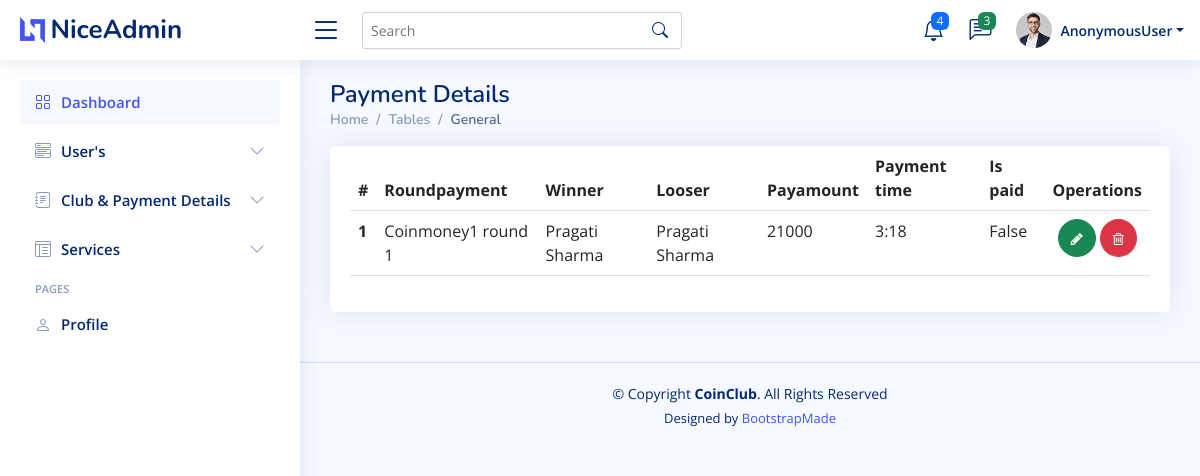
Screenshot of /homepage/getpaymentlist/ with the database file from the repository.
### api/models.py (models this page shows)
class paymentrecord(models.Model):
    roundpayment=models.ForeignKey(rounds,on_delete=models.CASCADE)
    winner=models.ForeignKey(user_registration,on_delete=models.CASCADE,related_name='win')
    looser=models.ForeignKey(user_registration,on_delete=models.CASCADE,related_name='loose')
    payamount=models.CharField(max_length=20)
    is_paid=models.BooleanField(default=False)
    payment_time=models.CharField(max_length=50,null=True)

class rounds(models.Model):
    clubname=models.CharField(max_length=50)
    roundno=models.CharField(max_length=20,null=True)
    roundname=models.CharField(max_length=20,null=True)
    minbid=models.CharField(max_length=20,null=True)
    maxbid=models.CharField(max_length=20,null=True)
    winner=models.CharField(max_length=20,null=True)
    roundamount=models.CharField(max_length=20,null=True)
    status=models.CharField(max_length=20,null=True)
    startdate=models.DateField(null=True)
    starttime=models.TimeField(null=True)
    duration=models.CharField(max_length=20,null=True)
    is_completed=models.BooleanField(null=True)
    Payment_status=models.BooleanField(default=False)
    def __str__(self):
        return self.roundname #, self.id

class user_registration(models.Model):
    full_name=models.CharField(max_length=50)
    mobileno=models.CharField(max_length=50, unique=True)
    city=models.CharField(max_length=50)
    password=models.CharField(max_length=50)
    gender=models.CharField(max_length=50)
    occupation=models.CharField(max_length=50)
    motive=models.CharField(max_length=100)
    income=models.CharField(max_length=50)
    wallet_amount= models.CharField(max_length=50,default='0')
    monthlycontribution=models.CharField(max_length=50)
    profileimg=models.ImageField(blank=True,null=True,upload_to='user/')
    email=models.CharField(max_length=50)
    alternateno=models.CharField(max_length=50,blank=True)
    token = models.CharField(max_length=300)
    create_at=models.DateField(auto_now_add=True)
    def __str__(self):
        return self.full_name#, self.id

### adminapp/views.py (the view)
# urls.py: path('getpaymentlist/', views.PaymentrecordPage),
def PaymentrecordPage(request):
    getPay = paymentrecord.objects.all()
    return render(request, "payment.html", {'payment':getPay})

### templates/payment.html (shortened to what this page needs)
{% extends 'index.html' %}
{% load static %}
{% block content %}
  <main id="main" class="main">
    <div class="pagetitle">
      <h1>Payment Details</h1>
      <nav>
        <ol class="breadcrumb">
          <li class="breadcrumb-item"><a href="index.html">Home</a></li>
          <li class="breadcrumb-item">Tables</li>
          <li class="breadcrumb-item active">General</li>
        </ol>
      </nav>
    </div>
    <section class="section">
      <div class="row">
        <div class="col-lg-12">
          <div class="card">
            <div class="card-body">
              <table class="table">
                <thead>
                  <tr>
                    <th scope="col">#</th>
                    <th scope="col">Roundpayment</th>
                    <th scope="col">Winner</th>
                    <th scope="col">Looser</th>
                    <th scope="col">Payamount</th>
                    <th scope="col">Payment time</th>
                    <th scope="col">Is paid</th>
                    <th scope="col">Operations</th>
                  </tr>
                </thead>
                <tbody>
                  {% for pay in payment %}
                  <tr>
                    <th scope="row">{{forloop.counter}}</th>
                    <td>{{ pay.roundpayment }}</td>
                    <td>{{ pay.winner }}</td>
                    <td>{{ pay.looser }}</td>
                    <td>{{ pay.payamount }}</td>
                    <td>{{ pay.payment_time }}</td>
                    <td>{{ pay.is_paid }}</td>
                    <td style="text-align: center;"><a class="btn btn-success" style="border-radius:50%;" href="{% url 'update_pay' id=pay.id %}"> <i class="fa fa-pencil" style="font-size: 14px;"> </i> </a>
                      <a class="btn btn-danger" style="border-radius:50%;" href="{% url 'del_pay' id=pay.id %}"><i class="fa fa-trash-o" style="font-size: 14px;"></i></a></td>
                  </tr>
                  {% endfor %}
                </tbody>
              </table>
            </div>
          </div>
        </div>
      </div>
    </section>
  </main>
  {% endblock content %}

### static/assets/css/style.css (style rules this page uses)
:root { scroll-behavior: smooth; }
body { font-family: "Open Sans", sans-serif; background: #f6f9ff; color: #444444; }
a { color: #4154f1; text-decoration: none; }
h1, h2, h3, h4, h5, h6 { font-family: "Nunito", sans-serif; }
#main { margin-top: 60px; padding: 20px 30px; transition: all 0.3s; }
.pagetitle { margin-bottom: 10px; }
.pagetitle h1 { font-size: 24px; margin-bottom: 0; font-weight: 600; color: #012970; }
.card { margin-bottom: 30px; border: none; border-radius: 5px; box-shadow: 0px 0 30px rgba(1, 41, 112, 0.1); }
.card-body { padding: 0 20px 20px 20px; }
.breadcrumb { font-size: 14px; font-family: "Nunito", sans-serif; color: #899bbd; font-weight: 600; }
.breadcrumb a { color: #899bbd; transition: 0.3s; }
.breadcrumb .breadcrumb-item::before { color: #899bbd; }
.breadcrumb .active { color: #51678f; font-weight: 600; }
@media (min-width: 1200px) { #main, #footer { margin-left: 300px; } }

### rows the page displays
paymentrecord: roundpayment "Coinmoney1 round 1", winner "Pragati Sharma", looser "Pragati Sharma", payamount "21000", payment_time "3:18", is_paid "False"

### other values shown
{{ request.user }} "AnonymousUser"
